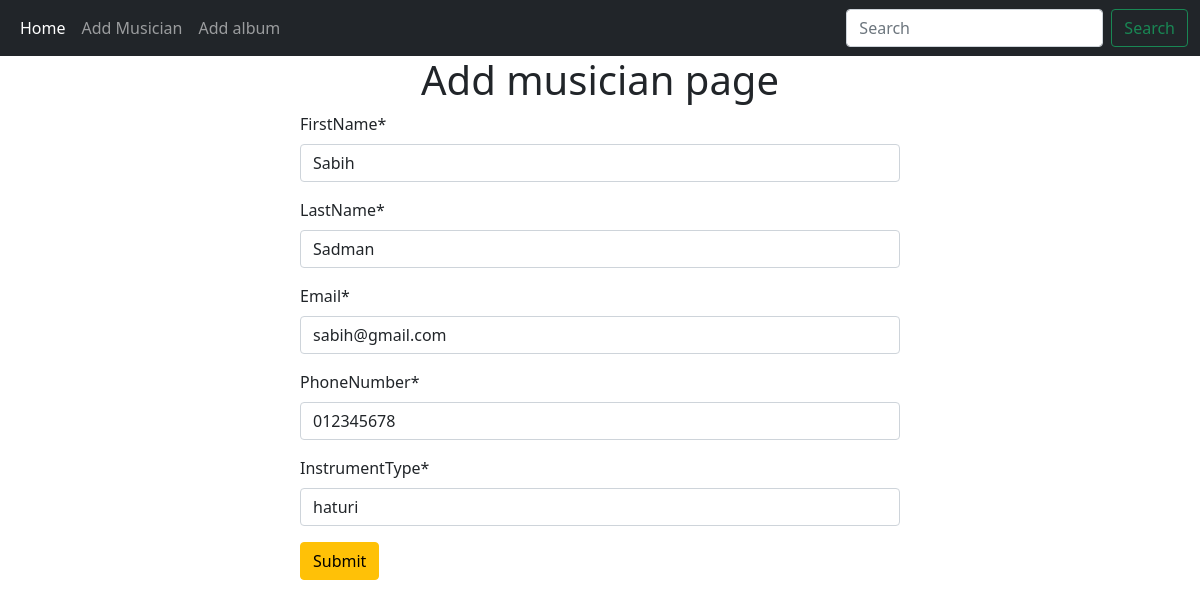
Screenshot of /musician/edit/4 with the database file from the repository.
### musician/models.py (models this page shows, shortened)
class Musician(models.Model):
    firstName = models.CharField(max_length=50)
    lastName = models.CharField(max_length=50)
    email = models.EmailField()
    phoneNumber = models.CharField(max_length=12)
    instrumentType = models.CharField(max_length=50)

### musician/views.py (the view)
# urls.py: path('edit/<int:id>', views.editMusician, name='editMusician')
def editMusician(request, id):
    musician = models.Musician.objects.get(pk=id)
    musician_Form = forms.musicianForm(instance=musician)
    if request.method == 'POST':
        musician_Form = forms.musicianForm(request.POST, instance=musician)
        if musician_Form.is_valid():
            musician_Form.save()
            return redirect('homePage')
    return render(request, 'addMusician.html', {'form':musician_Form})

### musician/forms.py
class musicianForm(forms.ModelForm):
    class Meta:
        model = Musician
        fields = '__all__'

### musician/templates/addMusician.html (shortened to what this page needs)
{% extends 'base.html' %}
{% load crispy_forms_tags %}
{% block content %}
<form method="post" style="width: 50%; margin: auto;">
    <h1 class="text-center">Add musician page</h1>
    {{form | crispy}}
    <button class="btn btn-warning">Submit</button>
</form>
{% endblock %}

### rows the page displays
Musician: firstName "Sabih", lastName "Sadman", email "sabih@gmail.com", phoneNumber "012345678", instrumentType "haturi"
